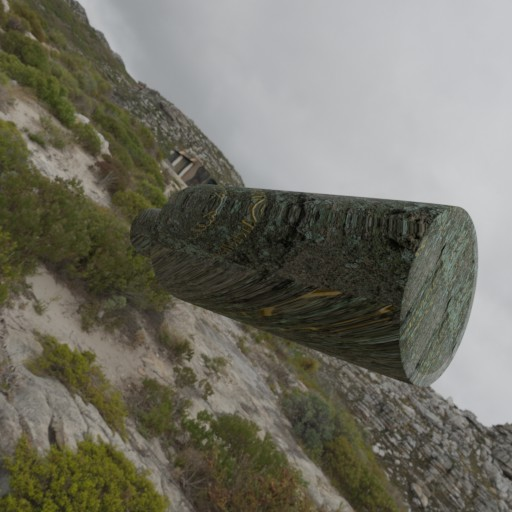
#> input picture Make_Quiz/test_images/aerosol_can/295bc0c1ab4c4153b1117ee31a220b84/0.jpg, 512 x 512 px
$ python QuizMakingClass.py
#> lines starting #> are read from the running program, lines starting #| are printed output that depends on the picture
# Create 4 panel quiz in which the goal is to find which panel B,C,D  is identical to the object in panel a in term of some property
# Assume the images already given and arrange according to class/object_instatnce/image.jpg

import cv2
import os
import random
import numpy as np
#------------------------------------------------------------------------------------------------------------
def add_text(image,text):

    font = cv2.FONT_HERSHEY_PLAIN #cv2.FONT_HERSHEY_SIMPLEX
    #cv2.FONT_HERSHEY_PLAIN
    font_scale = 6  # Adjust size as needed
    font_thickness = 3
    color = (0, 0, 0)  # Black color for text

    # Position the text in the top-left corner
    x, y = 10, 80  # Offset for placement; adjust y based on font size

    # Add the text to the image
    cv2.putText(image, text, (x, y), font, font_scale, color, font_thickness)
    return image


#-------------------------------------------------------------------------------------
class make_quize():
    def __init__(self,main_dir = r"/media/deadcrow/6TB/python_project/Can_LVM_See3D/10_EVERYTHING_DIFFERENT//",neg_same_cat = False, max_img_per_object=3):
        self.main_dir=main_dir # main folder with image divided into main_dir/class_dir/object_dir/instance_image.png
        self.neg_same_cat = neg_same_cat # when creating negative example use different objects but belonging to the same class (else negative examples will be of different classes)
        self.max_img_per_object=max_img_per_object # maximum questions that will be generated for same object as anchor (maximum instances of object that will be use in panel A)
        #=========================Create dictionary of all images===============================
        self.lcats={} # structure that will contain all images arrange by class and object instance
        self.list_indx = []  # list of all indexes in lcats
        for cdr in os.listdir(main_dir):
            cat_dr = main_dir + "//" + cdr + "//"
            if not os.path.isdir(cat_dr): continue
            self.lcats[cdr] = {} # structure containing all images divided to class and object
            for odr in os.listdir(cat_dr):
                obj_dr = cat_dr + "//" + odr + "//"
                if not os.path.isdir(obj_dr): continue
                self.lcats[cdr][odr]=[]
                for ifl in os.listdir(obj_dr):
                    if ".jpg" in ifl:
                         self.lcats[cdr][odr].append(obj_dr +"/"+ifl)
                         self.list_indx.append({"cat":cdr,"obj":odr,"ins_num":len(self.lcats[cdr][odr]),"file":obj_dr +"/"+ifl})
            self.indx=0 # index of current class
            self.all_cats=list(self.lcats.keys())
            self.finish = False
##################################################################################################################################################
#==========================Go over all images and make one question per image
    def get_next_question(self):
        if self.indx>=len(self.list_indx): return False,0,0
        if self.indx == len(self.list_indx)-1: self.finish=True
        img_data = self.list_indx[self.indx]
        ct = img_data["cat"] # anchor image  category
        ob = img_data["obj"]  # anchor image object
        anc_path = img_data["file"] # anchor imager path
        self.img_file = img_data["file"]
        nn =  img_data["ins_num"] # anchor instance number
        self.indx += 1
        if len(self.lcats[ct][ob])<2: return self.get_next_question() # there need to be at least two instance of same object for question to generated
        if nn >= self.max_img_per_object:  return self.get_next_question() # limit number of question per object

        #--------------------Select anchor image and positive image-------------------
        anch_im = cv2.imread(anc_path)

        while(True):
                 pos_path = random.choice(self.lcats[ct][ob])
                 if pos_path!= anc_path:
                     pos_im = cv2.imread(pos_path)
                     break
        #---------------Select two negative images
        neg_im=[]
        while (True):
            if self.neg_same_cat:
                ct1=ct
            else:
               ct1 = random.choice(self.all_cats)
            obj1 = random.choice(list(self.lcats[ct1]))
            if ct1 == ct and obj1 == ob: continue
            if len(self.lcats[ct1][obj1]) == 0: continue
            neg_im.append(cv2.imread(random.choice(self.lcats[ct1][obj1])))
            break

        while (True):
                if self.neg_same_cat:
                    ct1=self.ct
                else:
                   ct1 = random.choice(self.all_cats)
                obj1 = random.choice(list(self.lcats[ct1]))
                if ct1 == ct and obj1 == ob: continue
                if len(self.lcats[ct1][obj1])==0: continue
                neg_im.append(cv2.imread(random.choice(self.lcats[ct1][obj1])))
                break

        #----------Create final image--------------------------------------------------------
        pos={'B':[0,512],'C':[512,0],'D':[512,512]}
        choices = ['B','C','D']
        answer=random.choice(choices)


        full_im=np.zeros([1024,1024,3],dtype=np.uint8)
        full_im[:512,:512] = add_text(anch_im,"A")
        y,x= pos[answer]
        full_im[y:y+512,x:x+512]=   add_text(pos_im, answer)

        nneg=0
        for ky in choices:
            if ky != answer:
                y, x = pos[ky]
                full_im[y:y + 512, x:x + 512] = add_text(neg_im[nneg], ky)
                nneg+=1
                if nneg>=len(neg_im):break
        return True,full_im, answer
##########################################################################################################################################################################
#######################################Run full quiz, given a function that receive image and output answer run the full test##############################################
    def  run_test(self,answer_question,ouput_dir="",save_error=False,save_all=False):
           #-------------------Output dirs for logs--------------------------------------------------------------------------
            if save_error or save_all:
               import shutil
               if os.path.exists(ouput_dir): shutil.rmtree(ouput_dir)
               os.mkdir(ouput_dir)
               error_dir = ouput_dir + "//errors//"
               if save_error and not os.path.exists(error_dir): os.mkdir(error_dir)

           #----------------------------------------------------------------------------------------------

            num_correct = 0
            num_invalid = 0
            num_false = 0
            num_questions = 0
            while (not self.finish):
                success, quiz_image, answer = self.get_next_question() # get question image
#> in get_next_question, anch_im is the input picture: shape (512, 512, 3); mean B, G, R 101.1, 112.9, 114.3
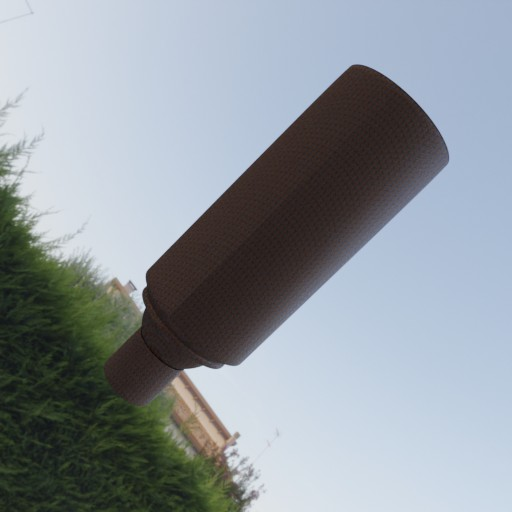
#> input picture Make_Quiz/test_images/aerosol_can/295bc0c1ab4c4153b1117ee31a220b84/1.jpg, 512 x 512 px
#> in get_next_question, pos_im is the input picture: shape (512, 512, 3); mean B, G, R 157.6, 150.9, 143.2
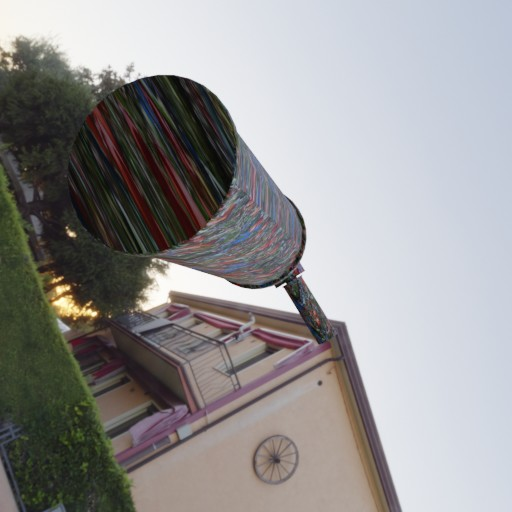
#> input picture Make_Quiz/test_images/aerosol_can/1c74e24e7ce14cce982e9f2bd7857a8e/0.jpg, 512 x 512 px
#> in get_next_question (call 2), `pos={'B':[0,512],'C':[512,0],'D':[512,512]}`: pos = {'B': [0, 512], 'C': [512, 0], 'D': [512, 512]}
#> in get_next_question (call 2), `full_im[:512,:512] = add_text(anch_im,"A")`:
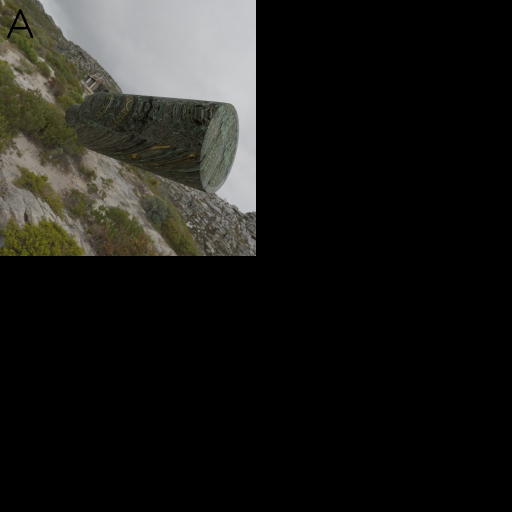
#> full_im: shape (1024, 1024, 3) (shown at 1/2 size); mean B, G, R 25.2, 28.2, 28.5
#> in get_next_question (call 2), `full_im[y:y+512,x:x+512]=   add_text(pos_im, answer)`:
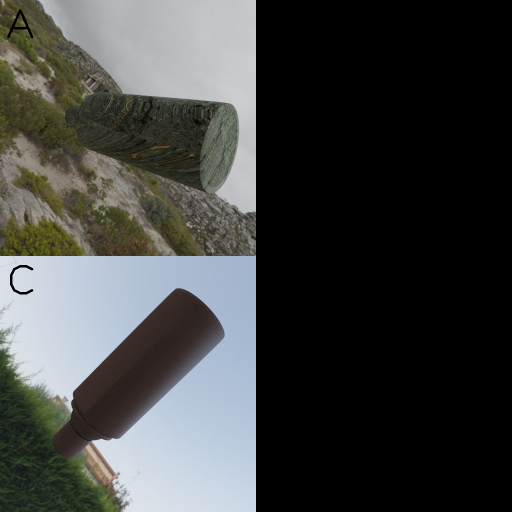
#> full_im: shape (1024, 1024, 3) (shown at 1/2 size); mean B, G, R 64.5, 65.8, 64.2
#> after the loop in get_next_question (call 2), `for ky in choices:`:
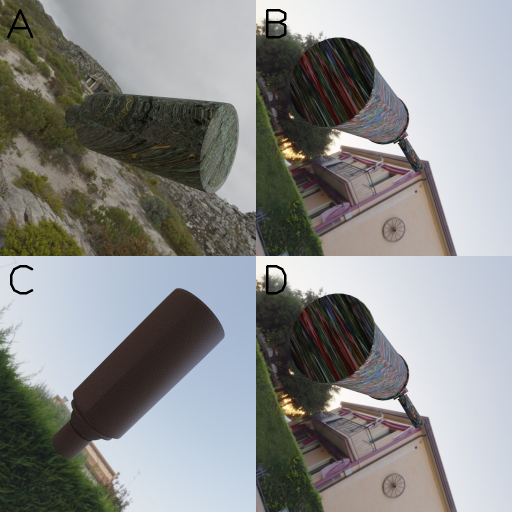
#> full_im: shape (1024, 1024, 3) (shown at 1/2 size); mean B, G, R 138.8, 140, 139
                if not success: break

                if "function" in str(answer_question):
                     ky,logs_txt = answer_question(quiz_image) # get answer from function
#> (key Esc is pressed here)
                else:
                     ky,logs_txt = answer_question.answer_question(quiz_image)  # get answer from class
                logs_txt = "\n" + str(num_questions+1) + "):" + self.img_file + "\nCorrect answer: " + answer + "\n" + logs_txt

                if save_all:
                    log_file = open(ouput_dir + "//" + str(num_questions+1) + ".txt","w")
                    log_file.write(logs_txt)
                    log_file.close()
                    cv2.imwrite(ouput_dir + "//" + str(num_questions+1) +"_Answer_"+answer+".jpg",quiz_image)
                if  ky.lower() == answer.lower():
                    num_correct += 1
                    logs_txt += "\nCorrect Answer\n"
                elif ky.lower() in ['b', 'c', 'd']:
                    print("false")
                    num_false += 1
                    logs_txt += "\nWrong Answer\n"
                    if save_error:
                        log_file = open(error_dir + "//" + str(num_questions+1) + ".txt","w")
                        log_file.write(logs_txt)
                        log_file.close()
                        cv2.imwrite(error_dir + "//" + str(num_questions+1) +"_Answer_" + answer+ ".jpg",quiz_image)
                else:
                    print("invalid choice")
                    num_invalid += 1
                num_questions += 1
         #       for ddd in range(10):
                print(logs_txt)
                print(num_questions, ")")
                print("correct=", num_correct, " Correct ratio=", num_correct / (num_correct + num_false+0.000001), " ALL=",
                      num_correct / num_questions)
                print("invalid=", num_invalid, "invalid ration=", num_invalid / num_questions)
            print("correct=", num_correct, " Correct ratio=", num_correct / (num_correct + num_false+0.000001), " ALL=", num_correct / num_questions)
            out_dic =  {"num_questions":num_questions,"num false":num_false,"num invalid":num_invalid, "invalid ratio":(num_invalid / num_questions),"correct" : num_correct, " Correct ratio": num_correct / (num_correct + num_false+0.00001), "ALL": num_correct / num_questions}
            if len(ouput_dir):
                 log_file=open(ouput_dir+"/logs.txt","w")
                 log_file.write(str(out_dic))
                 log_file.close()
            return {"num_questions":num_questions,"num false":num_false,"num invalid":num_invalid, "invalid ratio":(num_invalid / num_questions),"correct" : num_correct, " Correct ratio": num_correct / (num_correct + num_false), "ALL": num_correct / num_questions}


###########################################################################################################################################################
def answer_question(image):
    while (True):
        cv2.destroyAllWindows()
        cv2.imshow("Please choose the panel letter that contain object with identical 3D shape to the object in panel A", image)
        ky = cv2.waitKey()
        if chr(ky).lower() in ['b', 'c', 'd']:
            return str(chr(ky)), "Please choose the panel letter that contain object with identical 3D shape to the object in panel A:\nUser Answer: " +str(chr(ky))

#####################################################################################################################################################################
if __name__ == '__main__':
    in_dir = r"../test_images/"
    ouput_dir = "Quiz_results//"
    quiz_maker=make_quize(main_dir = in_dir,neg_same_cat = False, max_img_per_object=3)
    quiz_maker.run_test(answer_question,ouput_dir=ouput_dir,save_error=True,save_all=True)
